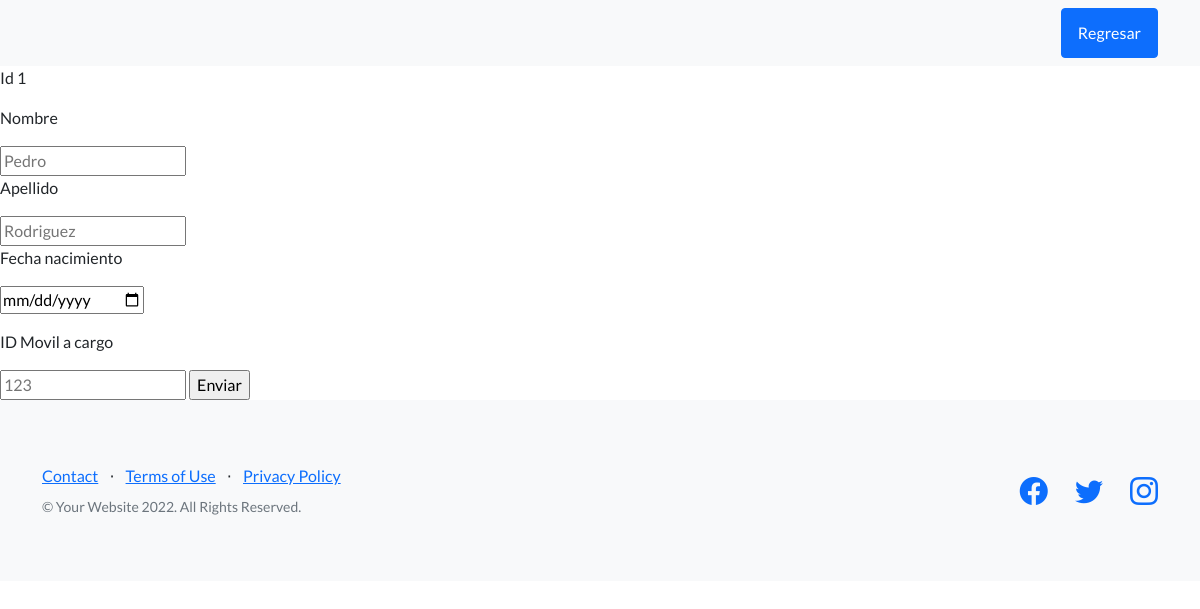
/editarchofer/1 (signed in), run on the app's committed database.
### app_tutaxi/models.py (models this page shows, shortened)
class Chofer(models.Model):
    nombre=models.CharField(max_length=40)
    apellido=models.CharField(max_length=40)
    nacimiento=models.DateField()
    movil_a_cargo=models.IntegerField()

### app_tutaxi/views.py (the view, shortened to what this page needs)
# urls.py: path('editarchofer/<int:id>',views.editar_chofer, name='editar_chofer'),
@login_required
def editar_chofer (request, id):
    chofer=Chofer.objects.get(id=id)
    dicc={'chofer':chofer}
    return render(request,'editar_chofer.html',dicc)

### app_tutaxi/templates/editar_chofer.html (shortened to what this page needs)
{%extends 'padre.html'%}
{%block bloque1%}
<main>
    <form action="{%url 'editar_chofer' chofer.id%}" method="POST">
        <p>Id  {{chofer.id}} </p>
        <p> Nombre</p>
        <input placeholder="{{chofer.nombre}}" type="text" name="nombre">
        <p> Apellido</p>
        <input placeholder="{{chofer.apellido}}" type="text" name="apellido">
        <p> Fecha nacimiento </p>
        <input placeholder="{{chofer.nacimiento}}" type="date" name="nacimiento">
        <p> ID Movil a cargo</p>
        <input placeholder="{{chofer.movil_a_cargo}}" type="number" name="movil_a_cargo">
        <input type="submit" value="Enviar">
    </form>
 </main>
{%endblock%}

### data on the page
Chofer: id "1", nombre "Pedro", apellido "Rodriguez", movil_a_cargo "123"
